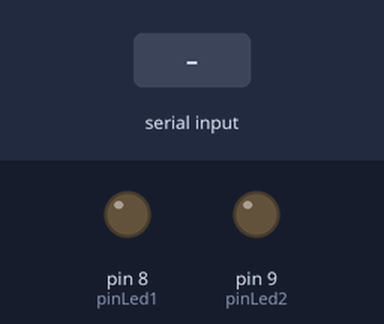
Recording of a sketch running on a simulated Arduino Uno, built with avr-gcc and run on an emulated ATmega328P. On the bench: output pins drawn as LEDs (lit = HIGH). The test bench sets the inputs (shaded band).

Above: at 1.2 s.
1.3 s: "a" received over Serial
At 2.5 s:
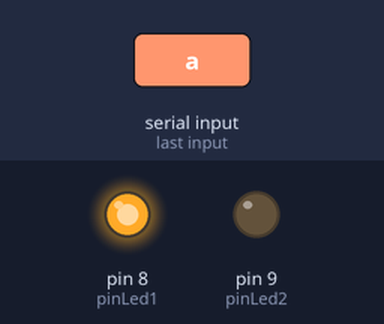
2.8 s: "b" received over Serial
At 3.8 s:
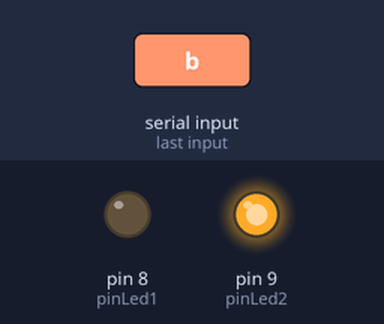
4.3 s: "c" received over Serial
At 5.0 s:
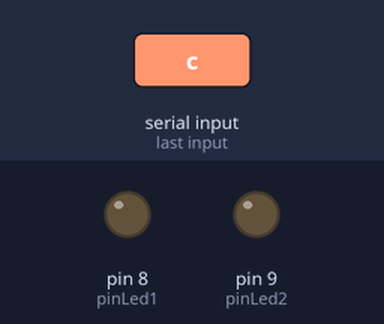
Timing chart, 0 to 7.3 s (numbered marks = the images above; inputs shaded):
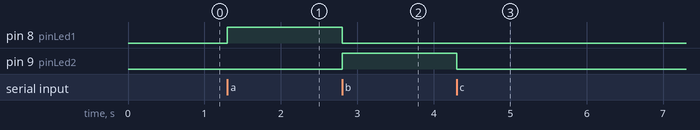

The sketch:

ejemploswitch.ino
```cpp
int pinLed1 = 8;

int pinLed2 = 9;

int pinLed3 = 10;

char lectura;

void setup() {
  // put your setup code here, to run once:
pinMode(pinLed1, OUTPUT);

  pinMode(pinLed2, OUTPUT);
  Serial.begin(9600);

}

void loop() {
  // put your main code here, to run repeatedly:
if(Serial.available()){
  lectura = Serial.read();
  switch(lectura)
  {
    case 'a':
      digitalWrite(pinLed1, HIGH);


    digitalWrite(pinLed3, LOW);
    digitalWrite(pinLed2, LOW);
    break;

    case 'b':
      digitalWrite(pinLed2, HIGH);
    digitalWrite(pinLed3, LOW);

    digitalWrite(pinLed1, LOW);
    break;
     case 'c':
      digitalWrite(pinLed3, HIGH);

    digitalWrite(pinLed2, LOW);

    digitalWrite(pinLed1, LOW);
    break;


  }
}

}
```

Measured:
- after the input at 1.3 s, pin 8 (pinLed1): LOW → HIGH at once
- after the input at 2.8 s, pin 8 (pinLed1): HIGH → LOW at once; pin 9 (pinLed2): LOW → HIGH at once
- after the input at 4.3 s, pin 9 (pinLed2): HIGH → LOW at once
